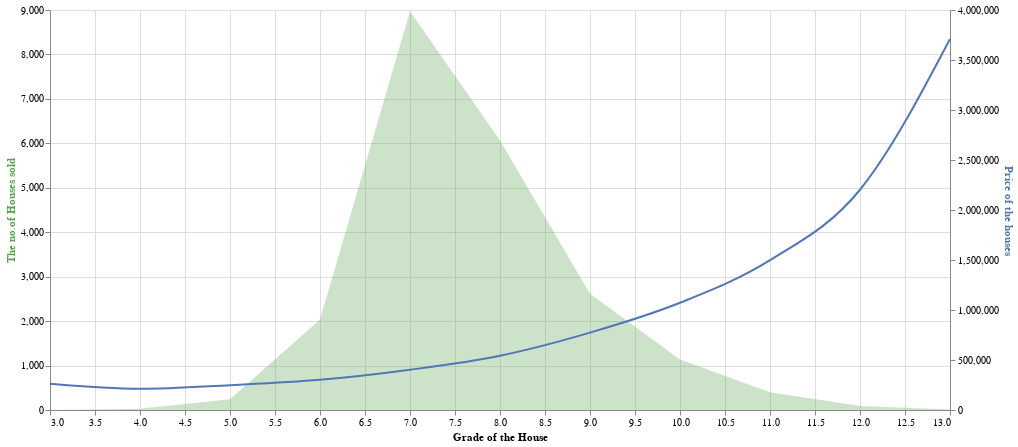

Here is the notebook cell this chart was saved with:
### Code cell
base = alt.Chart(grade_df).encode(
    alt.X('grade', axis=alt.Axis(title='Grade of the House'),scale = alt.Scale(zero = False))
)

area = base.mark_area(opacity=0.3, color='#57A44C').encode(
    alt.Y('count',
          axis=alt.Axis(title='The no.of Houses sold', titleColor='#57A44C')),
    #alt.Y2('average(temp_min)')
)

line = base.mark_line(stroke='#5276B6', interpolate='monotone').encode(
    alt.Y('price_y',
          axis=alt.Axis(title = 'Price of the houses', titleColor='#5276A7'))
)

alt.layer(area, line).resolve_scale(
    y = 'independent'
).properties(width=900,
    height=400)

### Figure 1 — Vega-Lite specification as saved in the notebook (floating-point values rounded to 4 significant figures)
{"config": {"view": {"continuousWidth": 400, "continuousHeight": 300}}, "layer": [{"mark": {"type": "area", "color": "#57A44C", "opacity": 0.3}, "encoding": {"x": {"type": "quantitative", "axis": {"title": "Grade of the House"}, "field": "grade", "scale": {"zero": false}}, "y": {"type": "quantitative", "axis": {"title": "The no.of Houses sold", "titleColor": "#57A44C"}, "field": "count"}}}, {"mark": {"type": "line", "interpolate": "monotone", "stroke": "#5276B6"}, "encoding": {"x": {"type": "quantitative", "axis": {"title": "Grade of the House"}, "field": "grade", "scale": {"zero": false}}, "y": {"type": "quantitative", "axis": {"title": "Price of the houses", "titleColor": "#5276A7"}, "field": "price_y"}}}], "data": {"name": "data-42236834c86a62734a260fa55c7a3c6f"}, "height": 400, "resolve": {"scale": {"y": "independent"}}, "width": 900, "$schema": "https://vega.github.io/schema/vega-lite/v4.8.1.json", "datasets": {"data-42236834c86a62734a260fa55c7a3c6f": [{"grade": 3, "price_x": 1, "count": 1, "sqft_living": 1, "condition": 1, "zipcode": 1, "sqft_living15": 1, "sqft_lot15": 1, "year": 1, "year_month": 1, "price_y": 262000.0}, {"grade": 4, "price_x": 27, "count": 27, "sqft_living": 27, "condition": 27, "zipcode": 27, "sqft_living15": 27, "sqft_lot15": 27, "year": 27, "year_month": 27, "price_y": 212000.0}, {"grade": 5, "price_x": 242, "count": 242, "sqft_living": 242, "condition": 242, "zipcode": 242, "sqft_living15": 242, "sqft_lot15": 242, "year": 242, "year_month": 242, "price_y": 248500.0}, {"grade": 6, "price_x": 2038, "count": 2038, "sqft_living": 2038, "condition": 2038, "zipcode": 2038, "sqft_living15": 2038, "sqft_lot15": 2038, "year": 2038, "year_month": 2038, "price_y": 301900.0}, {"grade": 7, "price_x": 8974, "count": 8974, "sqft_living": 8974, "condition": 8974, "zipcode": 8974, "sqft_living15": 8974, "sqft_lot15": 8974, "year": 8974, "year_month": 8974, "price_y": 402600.0}, {"grade": 8, "price_x": 6065, "count": 6065, "sqft_living": 6065, "condition": 6065, "zipcode": 6065, "sqft_living15": 6065, "sqft_lot15": 6065, "year": 6065, "year_month": 6065, "price_y": 543000.0}, {"grade": 9, "price_x": 2615, "count": 2615, "sqft_living": 2615, "condition": 2615, "zipcode": 2615, "sqft_living15": 2615, "sqft_lot15": 2615, "year": 2615, "year_month": 2615, "price_y": 773700.0}, {"grade": 10, "price_x": 1134, "count": 1134, "sqft_living": 1134, "condition": 1134, "zipcode": 1134, "sqft_living15": 1134, "sqft_lot15": 1134, "year": 1134, "year_month": 1134, "price_y": 1072000.0}, {"grade": 11, "price_x": 399, "count": 399, "sqft_living": 399, "condition": 399, "zipcode": 399, "sqft_living15": 399, "sqft_lot15": 399, "year": 399, "year_month": 399, "price_y": 1498000.0}, {"grade": 12, "price_x": 89, "count": 89, "sqft_living": 89, "condition": 89, "zipcode": 89, "sqft_living15": 89, "sqft_lot15": 89, "year": 89, "year_month": 89, "price_y": 2203000.0}, {"grade": 13, "price_x": 13, "count": 13, "sqft_living": 13, "condition": 13, "zipcode": 13, "sqft_living15": 13, "sqft_lot15": 13, "year": 13, "year_month": 13, "price_y": 3711000.0}]}}
